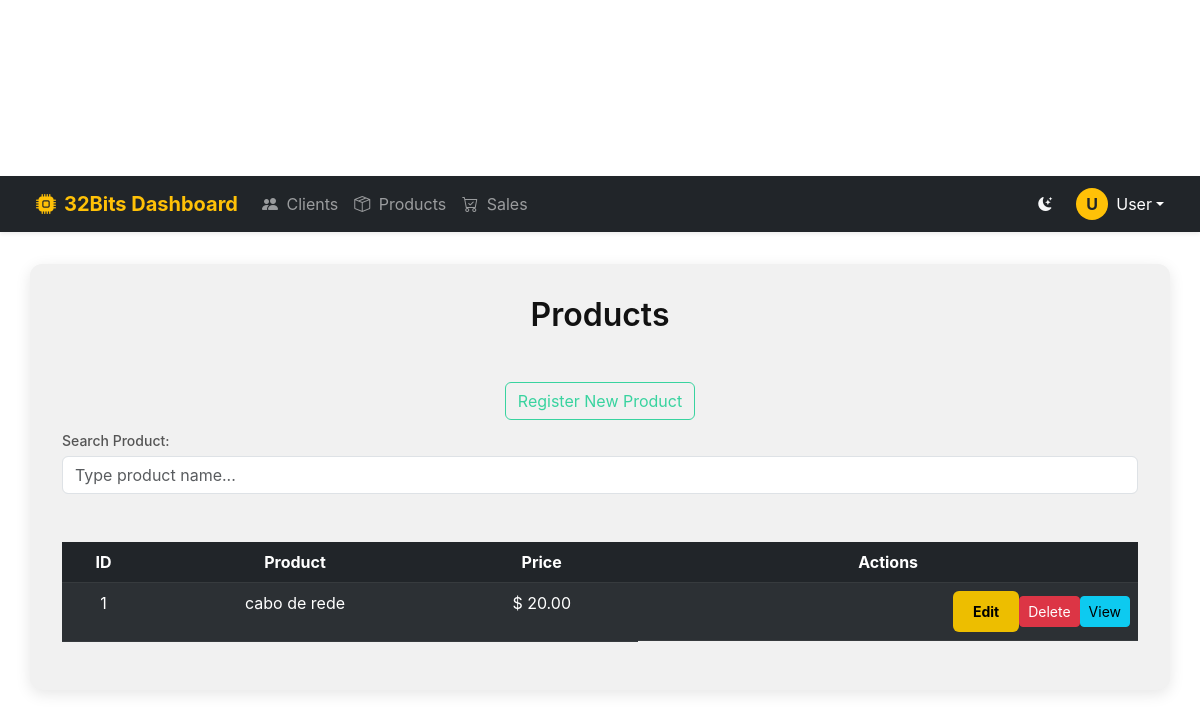
The page /product (signed in) on the database as committed earlier.
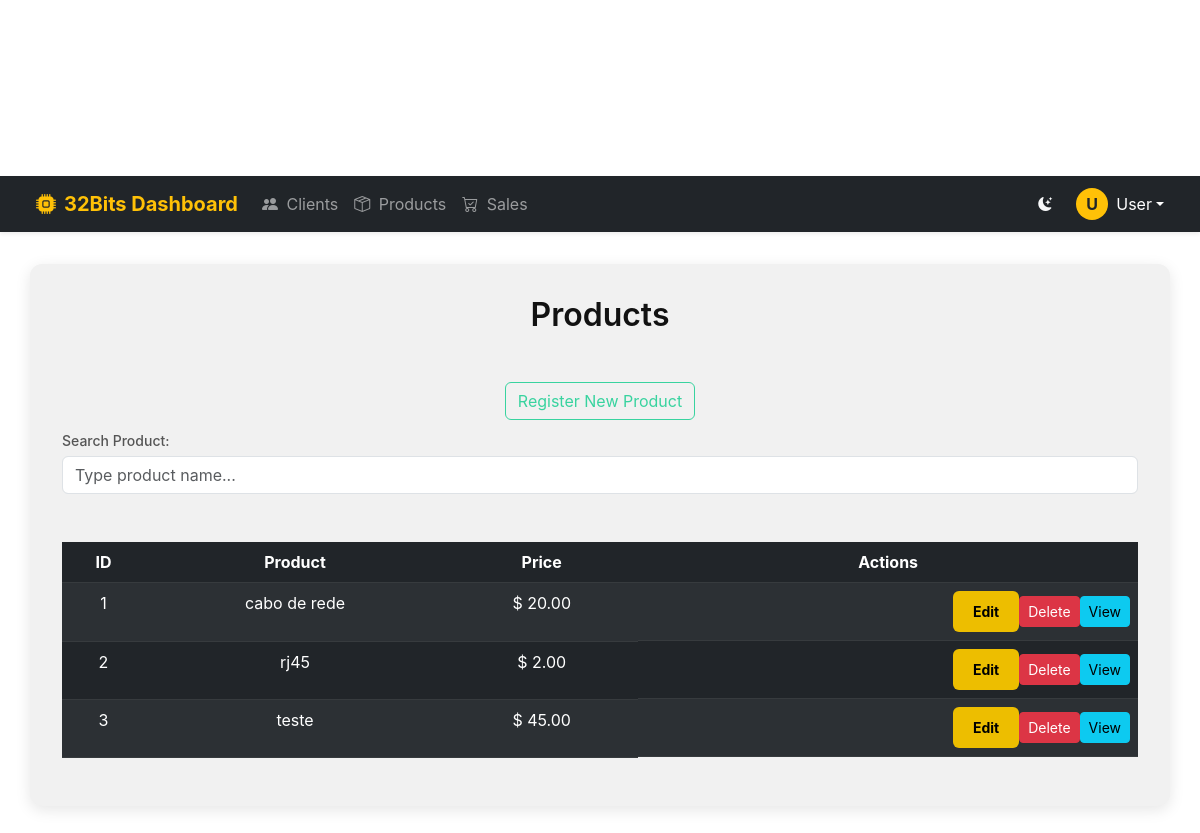
The same page on the database as committed later.
### models/userModel.py (models this page shows, shortened)
class Produto(db.Model):
    __tablename__ = 'produtos'
    id = db.Column(db.Integer, primary_key=True)
    name = db.Column(db.String(100), nullable=False)
    price = db.Column(db.Float, nullable=False)
    description = db.Column(db.Text)
    ficha_tecnica_path = db.Column(db.String(255))
    date = db.Column(db.DateTime, default=datetime.utcnow)

### app.py (the view)
@app.route('/product', methods=['GET'])
@login_required
def manage_produtos():
    if request.method == 'GET':
        produtos = Produto.query.all()
        return render_template('list_produtos.html', produtos=produtos)

### app.py (called while the page is built)
@login_manager.user_loader
def load_user(user_id):
    return User.query.get(int(user_id))

### templates/list_produtos.html (shortened to what this page needs)
{% extends "layout.html" %}
{% block content %}
<h2>Products</h2>
<br>
<div>
  <button type="submit" value="" class="btn btn-secondary" onclick="abrirModalCriar('produtoModalCriar')">Register New
    Product</button>
</div>
<label for="buscador">Search Product:</label>
<input type="text" id="buscador" class="form-control" placeholder="Type product name..." onkeyup="filtrarTabela()">
<br><br>
<table class="table table-striped table-dark">
  <thead>
    <tr>
      <th scope="col">ID</th>
      <th scope="col">Product</th>
      <th scope="col">Price</th>
      <th scope="col">Actions</th>
    </tr>
  </thead>
  <tbody>
    {% if produtos %}
    {% for produto in produtos %}
    <tr>
      <td>{{ produto.id }}</td>
      <td>{{ produto.name }}</td>
      <td class="campo-preco"> {{ "$ %.2f" | format(produto.price) }}</td>
      <td class="dropdown-action" style="position: relative;">
        <button class="btn btn-sm btn-primary"
          onclick="abrirModalEditar('{{ produto.id }}', '{{ produto.name }}', '{{ '%.2f'|format(produto.price) }}')">
          Edit
        </button>
        <button class="btn btn-sm btn-danger" onclick="excluirProduto('{{ produto.id }}')">
          Delete
        </button>
        <a class="btn btn-sm btn-info" href="{{ produto.ficha_tecnica_path }}" target="_blank">
          View
        </a>
      </td>
    </tr>
    {% endfor %}
    {% else %}
    <tr>
      <td colspan="4" class="text-center">No products found.</td>
    </tr>
    {% endif %}
  </tbody>
</table>
{% endblock %}

Rows that differ between the two databases and show on the page:
added Produto: id "2", name "rj45", price "$ 2.00"
added Produto: id "3", name "teste", price "$ 45.00"
